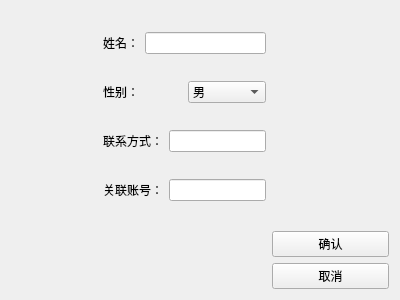
<?xml version="1.0" encoding="UTF-8"?>
<ui version="4.0">
 <class>ReaderEditView</class>
 <widget class="QWidget" name="ReaderEditView">
  <property name="geometry">
   <rect>
    <x>0</x>
    <y>0</y>
    <width>400</width>
    <height>300</height>
   </rect>
  </property>
  <property name="windowTitle">
   <string>读者信息编辑</string>
  </property>
  <layout class="QGridLayout" name="gridLayout">
   <item row="0" column="0">
    <spacer name="horizontalSpacer">
     <property name="orientation">
      <enum>Qt::Orientation::Horizontal</enum>
     </property>
     <property name="sizeHint" stdset="0">
      <size>
       <width>102</width>
       <height>20</height>
      </size>
     </property>
    </spacer>
   </item>
   <item row="0" column="1">
    <layout class="QVBoxLayout" name="verticalLayout">
     <item>
      <layout class="QHBoxLayout" name="horizontalLayout">
       <item>
        <widget class="QLabel" name="label">
         <property name="text">
          <string>姓名：</string>
         </property>
        </widget>
       </item>
       <item>
        <widget class="QLineEdit" name="leReaderName"/>
       </item>
      </layout>
     </item>
     <item>
      <layout class="QHBoxLayout" name="horizontalLayout_2">
       <item>
        <widget class="QLabel" name="label_2">
         <property name="text">
          <string>性别：</string>
         </property>
        </widget>
       </item>
       <item>
        <widget class="QComboBox" name="cbGender">
         <item>
          <property name="text">
           <string>男</string>
          </property>
         </item>
         <item>
          <property name="text">
           <string>女</string>
          </property>
         </item>
        </widget>
       </item>
      </layout>
     </item>
     <item>
      <layout class="QHBoxLayout" name="horizontalLayout_3">
       <item>
        <widget class="QLabel" name="label_3">
         <property name="text">
          <string>联系方式：</string>
         </property>
        </widget>
       </item>
       <item>
        <widget class="QLineEdit" name="lePhone"/>
       </item>
      </layout>
     </item>
     <item>
      <layout class="QHBoxLayout" name="horizontalLayout_4">
       <item>
        <widget class="QLabel" name="label_4">
         <property name="text">
          <string>关联账号：</string>
         </property>
        </widget>
       </item>
       <item>
        <widget class="QLineEdit" name="leUsername"/>
       </item>
      </layout>
     </item>
    </layout>
   </item>
   <item row="0" column="2">
    <spacer name="verticalSpacer">
     <property name="orientation">
      <enum>Qt::Orientation::Vertical</enum>
     </property>
     <property name="sizeHint" stdset="0">
      <size>
       <width>20</width>
       <height>239</height>
      </size>
     </property>
    </spacer>
   </item>
   <item row="0" column="3">
    <spacer name="horizontalSpacer_2">
     <property name="orientation">
      <enum>Qt::Orientation::Horizontal</enum>
     </property>
     <property name="sizeHint" stdset="0">
      <size>
       <width>101</width>
       <height>20</height>
      </size>
     </property>
    </spacer>
   </item>
   <item row="1" column="2" colspan="2">
    <layout class="QVBoxLayout" name="verticalLayout_2">
     <item>
      <widget class="QPushButton" name="pushButton">
       <property name="text">
        <string>确认</string>
       </property>
      </widget>
     </item>
     <item>
      <widget class="QPushButton" name="pushButton_2">
       <property name="text">
        <string>取消</string>
       </property>
      </widget>
     </item>
    </layout>
   </item>
  </layout>
 </widget>
 <resources/>
 <connections/>
</ui>
